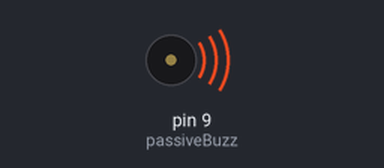
Simulated run of this sketch. Board: Arduino Uno, built with avr-gcc and run on an emulated ATmega328P. On the bench: buzzer (waves = sounding).

Above: at 0.1 s.
Timing chart, 0 to 1.6 s (numbered marks = the images above):
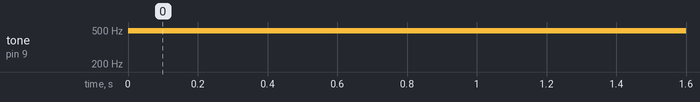

The sketch:

P-5-Buzzer_Passive.ino
```cpp
int passiveBuzz = 9;

void setup()
{
  pinMode(passiveBuzz, OUTPUT);
}

void loop()
{
  analogWrite(passiveBuzz, 50);
  delay(10);
  analogWrite(passiveBuzz, 0);
  delay(10);
}
```

Measured:
- by itself, tone on pin 9 (passiveBuzz): silent → 490 Hz at 0.00 s
